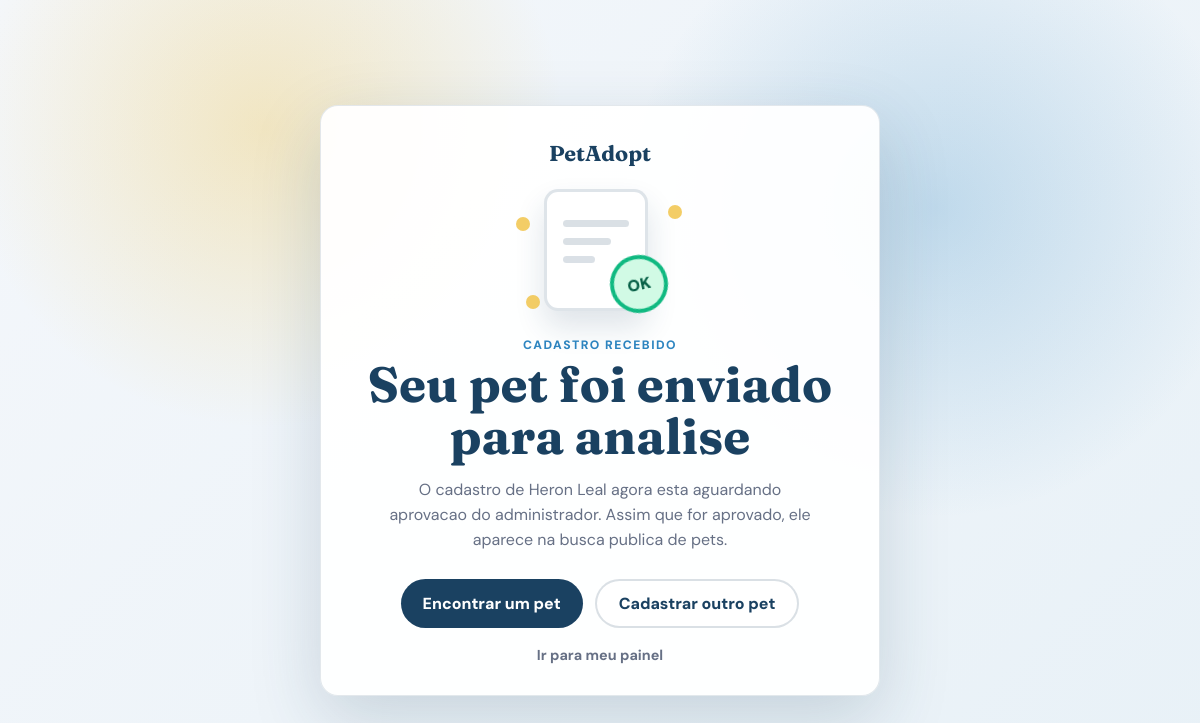
Page /pet-submitted?pet_id=9 (signed in) on the earlier database version.
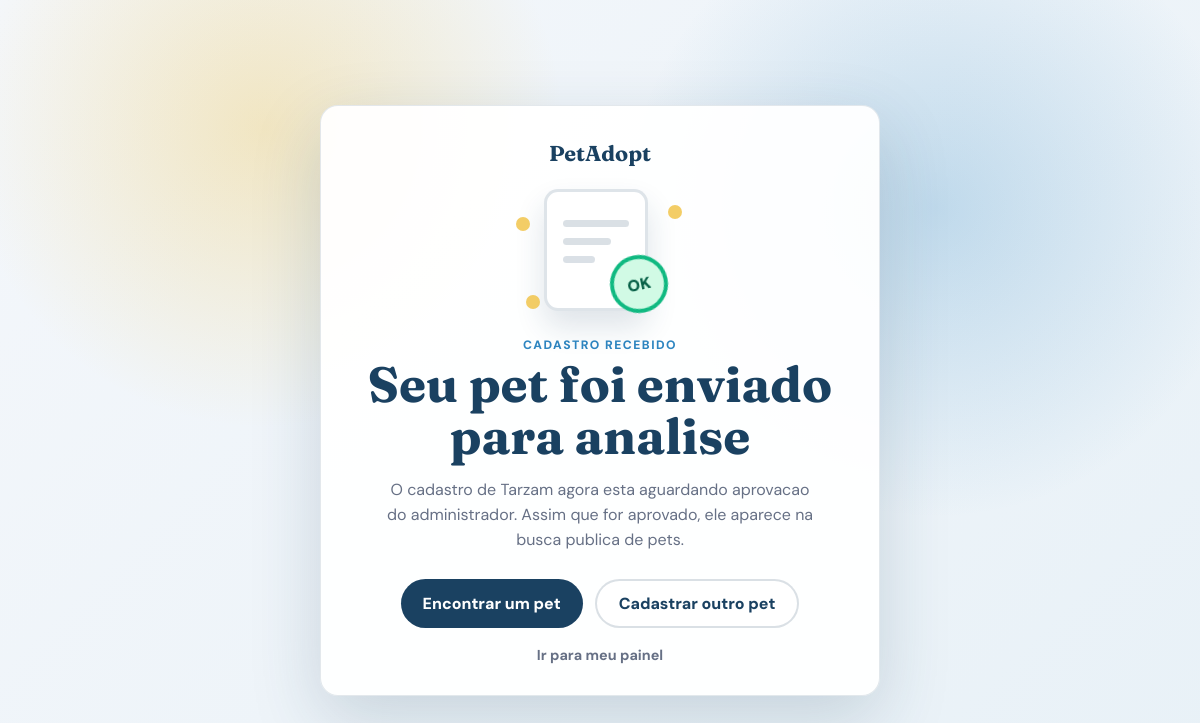
Same page on the later database version.
### app.py (models this page shows)
class Pet(db.Model):
    __tablename__ = 'pet'
    id = db.Column(db.Integer, primary_key=True)
    usuario_id = db.Column(db.Integer, db.ForeignKey('usuario.id'), nullable=True)
    usuario = db.relationship('Usuario', backref='pets')
    nome = db.Column(db.String(80), nullable=False)
    especie = db.Column(db.String(20), nullable=False)  # 'dog' ou 'cat'
    raca = db.Column(db.String(80), nullable=True)
    porte = db.Column(db.String(20), nullable=False, default='medium')  # small, medium, large, giant
    sexo = db.Column(db.String(20), nullable=False, default='unknown')
    idade_anos = db.Column(db.Integer, default=0)
    idade_meses = db.Column(db.Integer, default=0)
    cor = db.Column(db.String(80), nullable=True)
    vacinado = db.Column(db.Boolean, default=False)
    castrado = db.Column(db.Boolean, default=False)
    descricao = db.Column(db.Text, nullable=True)
    cidade = db.Column(db.String(100), nullable=False)
    estado = db.Column(db.String(2), nullable=False)
    status = db.Column(db.String(20), default='available')  # available, reserved, adopted
    mod_status = db.Column(db.String(20), default='pending')  # pending, approved, removed
    foto_capa = db.Column(db.String(255), nullable=True)
    criado_em = db.Column(db.DateTime, default=db.func.now())

### app.py (the view)
@app.route('/pet-submitted')
@login_required
def pet_submitted():
    pet_id = request.args.get('pet_id', type=int)
    pet = Pet.query.get(pet_id) if pet_id else None
    if pet and pet.usuario_id != current_user.id and current_user.role != 'admin':
        pet = None
    return render_template('pet-submitted.html', pet=pet)

### app.py (called while the page is built)
@login_manager.user_loader
def load_user(user_id):
    return db.session.get(Usuario, int(user_id))

@app.after_request
def add_header(response):
    if 'text/html' in response.headers.get('Content-Type', '') or 'application/json' in response.headers.get('Content-Type', ''):
        response.headers['Cache-Control'] = 'no-store, no-cache, must-revalidate, max-age=0'
        response.headers['Pragma'] = 'no-cache'
        response.headers['Expires'] = '-1'
    return response

### templates/pet-submitted.html (shortened to what this page needs)
<!DOCTYPE html>
<html lang="pt-BR">
<head>
<link rel="stylesheet" href="/static/css/pet-submitted.css">
</head>
<body>
  <main class="submitted-page">
    <section class="submitted-panel" aria-labelledby="submitted-title">
      <a href="/" class="brand">PetAdopt</a>
      <div class="approval-scene" aria-hidden="true">
        <div class="paper">
          <span></span>
          <span></span>
          <span></span>
        </div>
        <div class="stamp">OK</div>
        <div class="paw-dot paw-a"></div>
        <div class="paw-dot paw-b"></div>
        <div class="paw-dot paw-c"></div>
      </div>
      <p class="eyebrow">Cadastro recebido</p>
      <h1 id="submitted-title">Seu pet foi enviado para analise</h1>
      <p class="submitted-copy">
        {% if pet %}
          O cadastro de {{ pet.nome }} agora esta aguardando aprovacao do administrador.
        {% else %}
          O cadastro do pet agora esta aguardando aprovacao do administrador.
        {% endif %}
        Assim que for aprovado, ele aparece na busca publica de pets.
      </p>
      <div class="submitted-actions">
        <a class="btn-primary" href="/pets">Encontrar um pet</a>
        <a class="btn-secondary" href="/new-pet">Cadastrar outro pet</a>
      </div>
      <a class="dashboard-link" href="/dashboard">Ir para meu painel</a>
    </section>
  </main>
</body>
</html>

### static/css/pet-submitted.css (style rules this page uses)
:root { --navy: #1a4161; --navy-d: #0d1b2a; --blue: #2e86c1; --yellow: #f0c040; --ink: #10243a; --muted: #667085; --white: #ffffff; }
*, *::before, *::after { box-sizing: border-box; }
body { margin: 0; min-height: 100vh; font-family: "DM Sans", sans-serif; color: var(--ink); background: radial-gradient(circle at 22% 16%, rgba(240, 192, 64, .3), transparent 26%), radial-gradient(circle at 78% 26%, rgba(46, 134, 193, .24), transparent 28%), linear-gradient(135deg, #f4f7fb 0%, #e8f1f7 100%); }
.submitted-page { min-height: 100vh; display: grid; place-items: center; padding: 32px 18px; }
.submitted-panel { width: min(560px, 100%); text-align: center; background: rgba(255, 255, 255, .94); border: 1px solid rgba(26, 65, 97, .12); border-radius: 18px; padding: 34px 30px 30px; box-shadow: 0 24px 70px rgba(26, 65, 97, .18); animation: panel-in .55s ease both; }
.brand { display: inline-block; font-family: "Fraunces", serif; font-size: 1.35rem; font-weight: 700; color: var(--navy); text-decoration: none; margin-bottom: 10px; }
.approval-scene { width: 180px; height: 150px; margin: 0 auto 10px; position: relative; }
.paper { width: 104px; height: 122px; border-radius: 14px; background: var(--white); border: 3px solid rgba(26, 65, 97, .14); box-shadow: 0 16px 30px rgba(26, 65, 97, .14); position: absolute; left: 34px; top: 12px; padding: 28px 16px 0; animation: float-paper 2.5s ease-in-out infinite; }
.paper span { display: block; height: 7px; border-radius: 20px; background: rgba(26, 65, 97, .16); margin-bottom: 11px; }
.paper span:nth-child(2) { width: 72%; }
.paper span:nth-child(3) { width: 48%; }
.stamp { width: 58px; height: 58px; border-radius: 50%; position: absolute; right: 22px; bottom: 14px; display: grid; place-items: center; background: #d1fae5; color: #065f46; border: 4px solid #10b981; font-weight: 900; transform: rotate(-12deg); animation: stamp-in .8s .25s cubic-bezier(.2, 1.3, .5, 1) both; }
.paw-dot { width: 14px; height: 14px; border-radius: 50%; background: rgba(240, 192, 64, .8); position: absolute; animation: paw-pop 1.8s ease-in-out infinite; }
.paw-a { left: 6px; top: 40px; }
.paw-b { right: 8px; top: 28px; animation-delay: .25s; }
.paw-c { left: 16px; bottom: 18px; animation-delay: .45s; }
.eyebrow { margin: 8px 0 6px; text-transform: uppercase; letter-spacing: .12em; color: var(--blue); font-size: .76rem; font-weight: 800; }
h1 { margin: 0; font-family: "Fraunces", serif; font-size: clamp(2rem, 8vw, 3.1rem); line-height: 1.04; color: var(--navy); }
.submitted-copy { margin: 16px auto 0; max-width: 440px; color: var(--muted); font-size: 1rem; line-height: 1.55; }
.submitted-actions { display: flex; justify-content: center; gap: 12px; margin-top: 26px; flex-wrap: wrap; }
.btn-primary, .btn-secondary { min-height: 46px; display: inline-flex; align-items: center; justify-content: center; border-radius: 40px; padding: 12px 22px; font-weight: 800; text-decoration: none; transition: transform .18s ease, background .18s ease, border-color .18s ease; }
.btn-primary { color: #fff; background: var(--navy); }
.btn-secondary { color: var(--navy); background: #fff; border: 2px solid rgba(26, 65, 97, .16); }
.dashboard-link { display: inline-block; margin-top: 18px; color: var(--muted); font-size: .9rem; font-weight: 700; text-decoration: none; }

Differences in the rows shown:
changed Pet: nome "Heron Leal" → "Tarzam"
